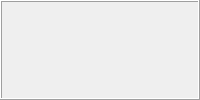
    <widget class="QFrame" name="frameAxis">
     <property name="minimumSize">
      <size>
       <width>0</width>
       <height>0</height>
      </size>
     </property>
     <property name="maximumSize">
      <size>
       <width>16777215</width>
       <height>16777215</height>
      </size>
     </property>
     <property name="styleSheet">
      <string notr="true">QFrame#frameAxis
{
	background-color: rgb(234, 234, 234);
}
/* Set check buttons style */
QPushButton:!checked
{
	border-image: url(:/img/widget/key_white.png) 5 5 8 5;
	border-top: 5px transparent;
	border-right: 5px transparent;
	border-bottom: 8px transparent;
	border-left: 5px transparent;
}
QPushButton:checked
{
	border-image: url(:/img/widget/key_white_tapped.png) 5 5 8 5;
	border-top: 5px transparent;
	border-right: 5px transparent;
	border-bottom: 8px transparent;
	border-left: 5px transparent;
}
</string>
     </property>
     <property name="frameShape">
      <enum>QFrame::Box</enum>
     </property>
     <property name="frameShadow">
      <enum>QFrame::Raised</enum>
     </property>
     <layout class="QHBoxLayout" name="horizontalLayoutAxis">
      <property name="spacing">
       <number>0</number>
      </property>
      <property name="leftMargin">
       <number>3</number>
      </property>
      <property name="topMargin">
       <number>3</number>
      </property>
      <property name="rightMargin">
       <number>3</number>
      </property>
      <property name="bottomMargin">
       <number>2</number>
      </property>
      <item>
       <widget class="xPushButton" name="radioPaHor">
        <property name="minimumSize">
         <size>
          <width>0</width>
          <height>35</height>
         </size>
        </property>
        <property name="maximumSize">
         <size>
          <width>16777215</width>
          <height>35</height>
         </size>
        </property>
        <property name="font">
         <font>
          <family>微软雅黑</family>
          <pointsize>8</pointsize>
          <weight>50</weight>
          <bold>false</bold>
         </font>
        </property>
        <property name="focusPolicy">
         <enum>Qt::NoFocus</enum>
        </property>
        <property name="text">
         <string notr="true"/>
        </property>
        <property name="checkable">
         <bool>true</bool>
        </property>
        <property name="autoExclusive">
         <bool>true</bool>
        </property>
       </widget>
      </item>
      <item>
       <widget class="xPushButton" name="radioPaVer">
        <property name="minimumSize">
         <size>
          <width>0</width>
          <height>35</height>
         </size>
        </property>
        <property name="maximumSize">
         <size>
          <width>16777215</width>
          <height>35</height>
         </size>
        </property>
        <property name="font">
         <font>
          <family>微软雅黑</family>
          <pointsize>8</pointsize>
          <weight>50</weight>
          <bold>false</bold>
         </font>
        </property>
        <property name="focusPolicy">
         <enum>Qt::NoFocus</enum>
        </property>
        <property name="text">
         <string notr="true"/>
        </property>
        <property name="checkable">
         <bool>true</bool>
        </property>
        <property name="autoExclusive">
         <bool>true</bool>
        </property>
       </widget>
      </item>
      <item>
       <widget class="xPushButton" name="radioTrv">
        <property name="minimumSize">
         <size>
          <width>0</width>
          <height>35</height>
         </size>
        </property>
        <property name="maximumSize">
         <size>
          <width>16777215</width>
          <height>35</height>
         </size>
        </property>
        <property name="font">
         <font>
          <family>微软雅黑</family>
          <pointsize>8</pointsize>
          <weight>50</weight>
          <bold>false</bold>
         </font>
        </property>
        <property name="focusPolicy">
         <enum>Qt::NoFocus</enum>
        </property>
        <property name="text">
         <string notr="true"/>
        </property>
        <property name="checkable">
         <bool>true</bool>
        </property>
        <property name="autoExclusive">
         <bool>true</bool>
        </property>
       </widget>
      </item>
      <item>
       <widget class="xPushButton" name="radioRaHor">
        <property name="enabled">
         <bool>true</bool>
        </property>
        <property name="minimumSize">
         <size>
          <width>0</width>
          <height>35</height>
         </size>
        </property>
        <property name="maximumSize">
         <size>
          <width>16777215</width>
          <height>35</height>
         </size>
        </property>
        <property name="font">
         <font>
          <family>微软雅黑</family>
          <pointsize>8</pointsize>
          <weight>50</weight>
          <bold>false</bold>
         </font>
        </property>
        <property name="focusPolicy">
         <enum>Qt::NoFocus</enum>
        </property>
        <property name="text">
         <string notr="true"/>
        </property>
        <property name="checkable">
         <bool>true</bool>
        </property>
        <property name="autoExclusive">
         <bool>true</bool>
        </property>
       </widget>
      </item>
      <item>
       <widget class="xPushButton" name="radioRaVer">
        <property name="enabled">
         <bool>true</bool>
        </property>
        <property name="minimumSize">
         <size>
          <width>0</width>
          <height>35</height>
         </size>
        </property>
        <property name="maximumSize">
         <size>
          <width>16777215</width>
          <height>35</height>
         </size>
        </property>
        <property name="font">
         <font>
          <family>微软雅黑</family>
          <pointsize>8</pointsize>
          <weight>50</weight>
          <bold>false</bold>
         </font>
        </property>
        <property name="focusPolicy">
         <enum>Qt::NoFocus</enum>
        </property>
        <property name="text">
         <string notr="true"/>
        </property>
        <property name="checkable">
         <bool>true</bool>
        </property>
        <property name="autoExclusive">
         <bool>true</bool>
        </property>
       </widget>
      </item>
      <item>
       <widget class="xPushButton" name="radioExt">
        <property name="enabled">
         <bool>true</bool>
        </property>
        <property name="minimumSize">
         <size>
          <width>0</width>
          <height>35</height>
         </size>
        </property>
        <property name="maximumSize">
         <size>
          <width>16777215</width>
          <height>35</height>
         </size>
        </property>
        <property name="font">
         <font>
          <family>微软雅黑</family>
          <pointsize>8</pointsize>
          <weight>50</weight>
          <bold>false</bold>
         </font>
        </property>
        <property name="focusPolicy">
         <enum>Qt::NoFocus</enum>
        </property>
        <property name="text">
         <string notr="true"/>
        </property>
        <property name="checkable">
         <bool>true</bool>
        </property>
        <property name="autoExclusive">
         <bool>true</bool>
        </property>
       </widget>
      </item>
     </layout>
    </widget>
